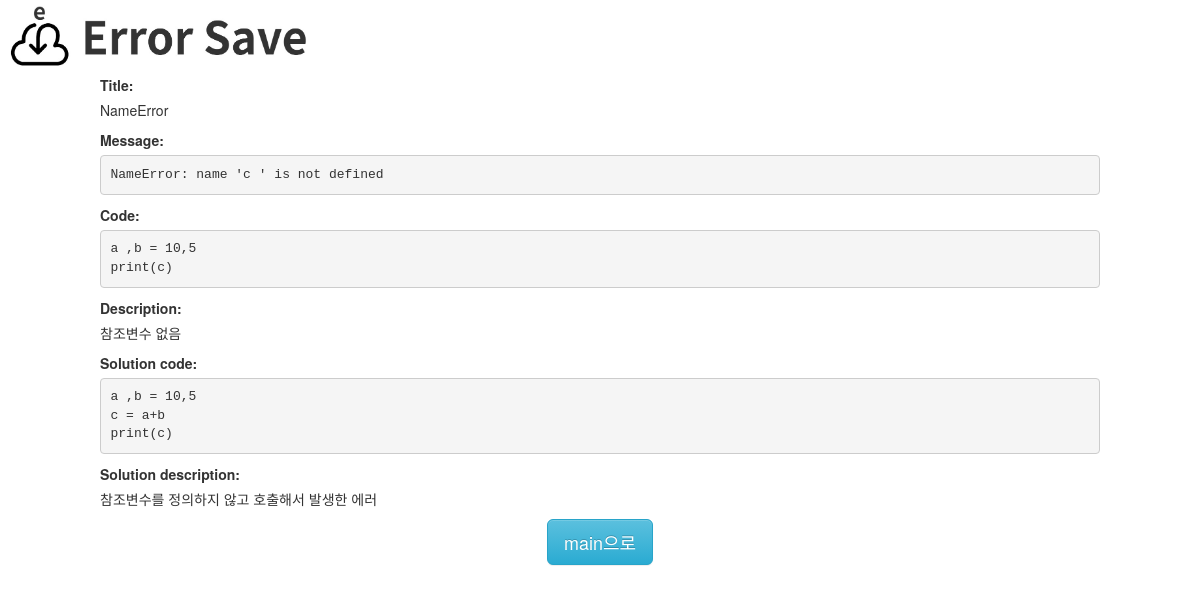
/40/detailError/, run on the app's committed database.
### error_manage_system/models.py (models this page shows)
class Error(models.Model):
    objects = models.Manager()
    title = models.CharField(max_length=225)
    message = models.TextField()
    code = models.TextField()
    status = models.BooleanField()
    description = models.TextField()

class Solution(models.Model):
    objects = models.Manager()
    solution_code = models.TextField()
    solution_description = models.TextField()
    user_id = models.IntegerField()
    error_id = models.IntegerField()

### error_manage_system/views.py (the view)
# urls.py: path('<int:e_id>/detailError/', views.detailError, name='detailError'),
def detailError(request, e_id):
    detail_error = Error.objects.get(id=e_id)
    if detail_error.status:
        detail_solution = Solution.objects.get(error_id=e_id)
        content = {"detail_error": detail_error, "detail_solution": detail_solution}
    else:
        content = {"detail_error": detail_error}
    return render(request, 'error_manage_system/detail_error.html', content)

### error_manage_system/templates/error_manage_system/detail_error.html (shortened to what this page needs)
{% load static %}
<!DOCTYPE>
<html>
    <head>
        <link rel="stylesheet" href="https://maxcdn.bootstrapcdn.com/bootstrap/3.3.2/css/bootstrap.min.css">
        <link rel="stylesheet" href="https://maxcdn.bootstrapcdn.com/bootstrap/3.3.2/css/bootstrap-theme.min.css">
    </head>
    <body>
            <a href="{% url 'index' %}">
                <img src="{% static 'img/logo.jpg' %}" alt="main page" height="75" width="320">
            </a>
            <div style="padding-left:100px;">
                <label class="required">Title:</label>
                <p class="required">{{detail_error.title}}</p>
            </div>
            <div style="padding-left:100px; padding-right:100px;" >
                <label class="required" for="id_title">Message:</label>
                <pre class="prettyprint">{{detail_error.message}}</pre>
            </div>
            <div style="padding-left:100px; padding-right:100px;">
                <label class="required" for="id_title">Code:</label>
                <pre class="prettyprint">{{detail_error.code}}</pre>
            </div>
            <div style="padding-left:100px;" >
                <label class="required">Description:</label>
                <p class="required">{{detail_error.description}}</p>
            </div>
            {% if detail_error.status %}
                <div  style="padding-left:100px; padding-right:100px;" >
                    <label class="required" for="id_title">Solution code:</label>
                    <pre class="prettyprint" class="required" for="id_title">{{detail_solution.solution_code}}</pre>
                </div>
                <div style="padding-left:100px;" >
                    <label class="required" for="id_title">Solution description:</label>
                    <p class="required" for="id_title">{{detail_solution.solution_description}}</p>
                </div>
                <center>
                    <a href="{% url 'index' %}" class="btn btn-lg btn-info">main으로</a>
                </center>
                {% else %}
                <center>
                    <a href="{% url 'logging_solution' detail_error.id %}" class="btn btn-lg btn-info">Solution 기록하기</a>
                </center>
            {% endif %}
    </body>
</html>

### data on the page
Error: title "NameError", message "NameError: name 'c ' is not defined", code "a ,b = 10,5 print(c)", description "참조변수 없음"
Solution: solution_code "a ,b = 10,5 c = a+b print(c)", solution_description "참조변수를 정의하지 않고 호출해서 발생한 에러"
